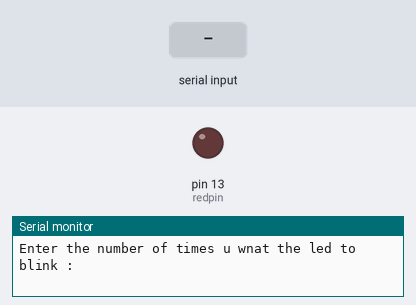
A sketch run on a simulated Arduino Uno, built with avr-gcc and run on an emulated ATmega328P. On the bench: output pins drawn as LEDs (lit = HIGH), the last lines printed to the serial monitor. Dashed ring = blinking. The inputs (shaded band) are chosen by the test bench.

Above: at 1.2 s.
1.3 s: "90,45\n" received over Serial
At 1.7 s:
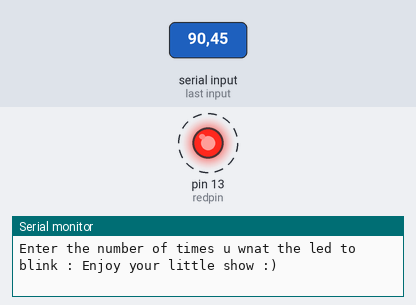
Timing chart, 0 to 10.3 s (numbered marks = the images above; inputs shaded):
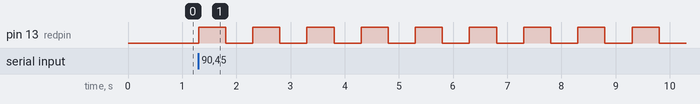

The sketch:

09_Blink_LED_using_userinput.ino
```cpp
int blinktime ;
int j ;
String msg = "Enter the number of times u wnat the led to blink : ";
String msg2 = "Enjoy your little show :)";
int redpin = 13 ;
int del1 = 500 ;
void setup() {
  // put your setup code here, to run once:
pinMode(redpin,OUTPUT);
Serial.begin(9600);
}

void loop() {
Serial.print(msg);
while(Serial.available() == 0){}
Serial.println(msg2);
blinktime = Serial.parseInt();
for(j=1;j<= blinktime ;j= j+1){

digitalWrite(redpin,HIGH);
delay(del1);
digitalWrite(redpin,LOW);
delay(del1);
}
}
```

Measured:
- after the input at 1.3 s, pin 13 (redpin): alternates HIGH for 0.50 s and LOW for 0.50 s, starting at once
